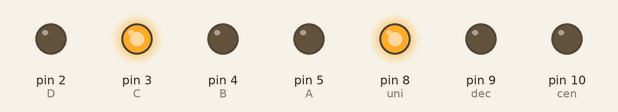
A sketch run on a simulated Arduino Uno, built with avr-gcc and run on an emulated ATmega328P. Parts: output pins drawn as LEDs (lit = HIGH).

Above: at 1.05 s.
At 5.45 s:
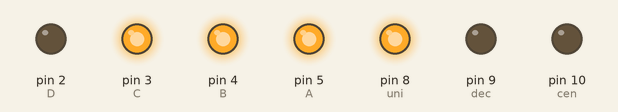
At 9.95 s:
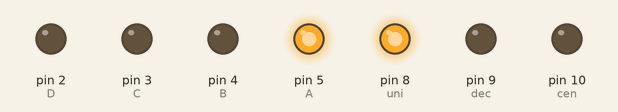
At 18.85 s:
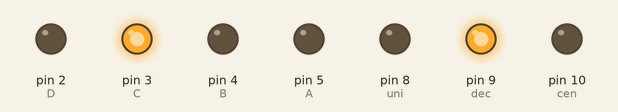
At 29.36 s:
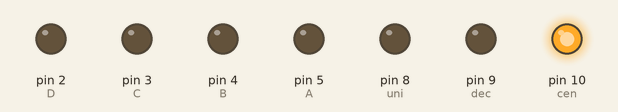
At 39.86 s:
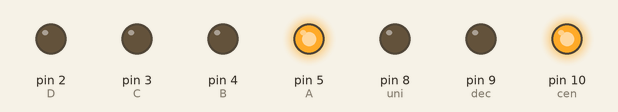
Timing chart, 0 to 40.0 s (numbered marks = the images above):
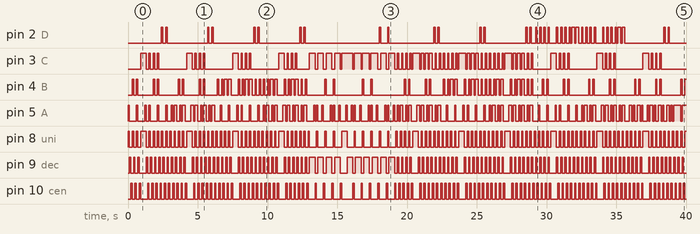

Measured:
- by itself, pin 2 (D): LOW → HIGH at 2.4 s, → LOW 0.10 s later, → HIGH 0.20 s later, → LOW 0.10 s later, … (76 changes in this stretch)
- by itself, pin 3 (C): LOW → HIGH at 0.90 s, → LOW 0.40 s later, → HIGH 0.20 s later, → LOW 0.10 s later, … (136 changes in this stretch)
- by itself, pin 4 (B): LOW → HIGH at 0.30 s, → LOW 0.10 s later, → HIGH 0.20 s later, → LOW 0.10 s later, … (139 changes in this stretch)
- by itself, pin 5 (A): LOW → HIGH at 0.00 s, → LOW 0.10 s later, → HIGH 0.50 s later, → LOW 0.10 s later, … (205 changes in this stretch)
- by itself, pin 8 (uni): LOW → HIGH at 0.00 s, → LOW 0.10 s later, → HIGH 0.20 s later, → LOW 0.10 s later, … (225 changes in this stretch)
- by itself, pin 9 (dec): LOW → HIGH at 0.10 s, → LOW 0.10 s later, → HIGH 0.20 s later, → LOW 0.10 s later, … (224 changes in this stretch)
- by itself, pin 10 (cen): LOW → HIGH at 0.20 s, → LOW 0.10 s later, → HIGH 0.20 s later, → LOW 0.10 s later, … (224 changes in this stretch)

The sketch:

YanascualCintya_Deber2_Display_1_200.ino
```cpp
/*
            UNIVERSIDAD TÉCNICA DEL NORTE
                    FICA-CIERCOM
              SISTEMAS MICROPROCESADOS
   Nombre: Cintya Yanascual
   Fehca: 06/11/2018

*/

// Contador del 1 al 200 sin pulsador

int A = 5;
int B = 4;
int C = 3;
int D = 2;
int i = 0;
int dec = 9;
int uni = 8;
int cen = 10;
int unidades;
int decenas;
int centenas;

void setup() {
  // put your setup code here, to run once:
  pinMode(A, OUTPUT);
  pinMode(B, OUTPUT);
  pinMode(C, OUTPUT);
  pinMode(D, OUTPUT);
  pinMode(dec, OUTPUT);
  pinMode(uni, OUTPUT);
  pinMode(cen, OUTPUT);
}

void loop() {
  // put your main code here, to run repeatedly:

  if (i <= 200) {
    i++;
    unidades = i - ((i/10)*10);
    decenas = ((i%100)/(10));
    centenas = i / 100;

  } else {
    i = 0;
    unidades = 0;
    decenas = 0;
    centenas = 0;

  }


digitalWrite(uni, HIGH);
digitalWrite(dec, LOW);
digitalWrite(cen, LOW);
contador(unidades);
delay(100);

digitalWrite(uni, LOW);
digitalWrite(dec, HIGH);
digitalWrite(cen, LOW);
contador(decenas);
delay(100);

digitalWrite(uni, LOW);
digitalWrite(dec, LOW);
digitalWrite(cen, HIGH);
contador(centenas);
delay(100);


}
void contador(int j) {
  switch (j) {
    //0
    case 0:
      digitalWrite(A, LOW);
      digitalWrite(B, LOW);
      digitalWrite(C, LOW);
      digitalWrite(D, LOW);
      break;

    //1
    case 1:
      digitalWrite(A, HIGH);
      digitalWrite(B, LOW);
      digitalWrite(C, LOW);
      digitalWrite(D, LOW);
      break;

    //2
    case 2:
      digitalWrite(A, LOW);
      digitalWrite(B, HIGH);
      digitalWrite(C, LOW);
      digitalWrite(D, LOW);
      break;

    //3
    case 3:
      digitalWrite(A, HIGH);
      digitalWrite(B, HIGH);
      digitalWrite(C, LOW);
      digitalWrite(D, LOW);
      break;

    //4
    case 4:
      digitalWrite(A, LOW);
      digitalWrite(B, LOW);
      digitalWrite(C, HIGH);
      digitalWrite(D, LOW);
      delay(300);

    //5
    case 5:
      digitalWrite(A, HIGH);
      digitalWrite(B, LOW);
      digitalWrite(C, HIGH);
      digitalWrite(D, LOW);
      break;

    //6
    case 6:
      digitalWrite(A, LOW);
      digitalWrite(B, HIGH);
      digitalWrite(C, HIGH);
      digitalWrite(D, LOW);
      break;

    //7
    case 7:
      digitalWrite(A, HIGH);
      digitalWrite(B, HIGH);
      digitalWrite(C, HIGH);
      digitalWrite(D, LOW);
      break;

    //8
    case 8:
      digitalWrite(A, LOW);
      digitalWrite(B, LOW);
      digitalWrite(C, LOW);
      digitalWrite(D, HIGH);
      break;

    //9
    case 9:
      digitalWrite(A, HIGH);
      digitalWrite(B, LOW);
      digitalWrite(C, LOW);
      digitalWrite(D, HIGH);
      break;
  }
}
```
